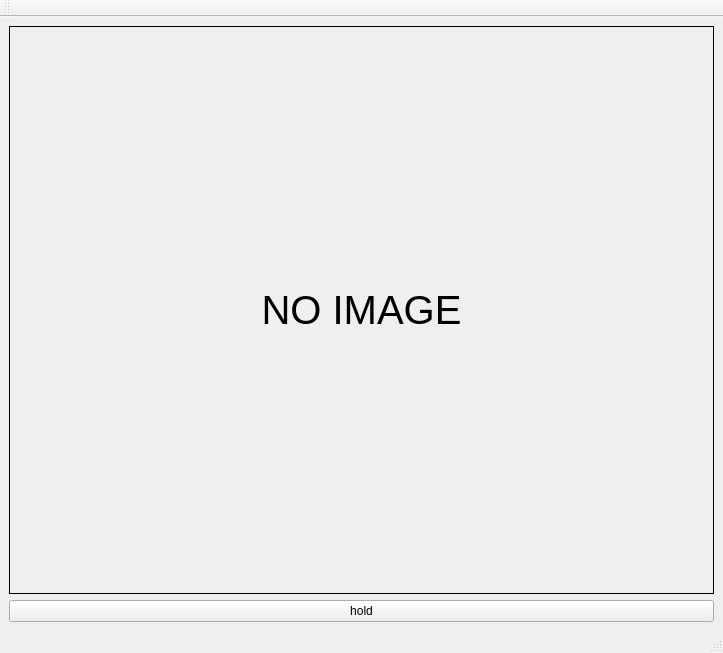
<?xml version="1.0" encoding="UTF-8"?>
<ui version="4.0">
 <class>Viewer</class>
 <widget class="QMainWindow" name="Viewer">
  <property name="geometry">
   <rect>
    <x>0</x>
    <y>0</y>
    <width>723</width>
    <height>653</height>
   </rect>
  </property>
  <property name="windowTitle">
   <string>Viewer</string>
  </property>
  <widget class="QWidget" name="centralwidget">
   <layout class="QVBoxLayout" name="verticalLayout" stretch="0,1">
    <item>
     <widget class="QLabel" name="label">
      <property name="font">
       <font>
        <pointsize>30</pointsize>
       </font>
      </property>
      <property name="frameShape">
       <enum>QFrame::Panel</enum>
      </property>
      <property name="text">
       <string>NO IMAGE</string>
      </property>
      <property name="textFormat">
       <enum>Qt::PlainText</enum>
      </property>
      <property name="scaledContents">
       <bool>true</bool>
      </property>
      <property name="alignment">
       <set>Qt::AlignCenter</set>
      </property>
     </widget>
    </item>
    <item>
     <widget class="QPushButton" name="pushButton">
      <property name="text">
       <string>hold</string>
      </property>
     </widget>
    </item>
   </layout>
  </widget>
  <widget class="QMenuBar" name="menubar">
   <property name="geometry">
    <rect>
     <x>0</x>
     <y>0</y>
     <width>723</width>
     <height>21</height>
    </rect>
   </property>
  </widget>
  <widget class="QStatusBar" name="statusbar"/>
  <widget class="QToolBar" name="toolBar">
   <property name="windowTitle">
    <string>toolBar</string>
   </property>
   <attribute name="toolBarArea">
    <enum>TopToolBarArea</enum>
   </attribute>
   <attribute name="toolBarBreak">
    <bool>false</bool>
   </attribute>
  </widget>
 </widget>
 <resources/>
 <connections/>
</ui>
